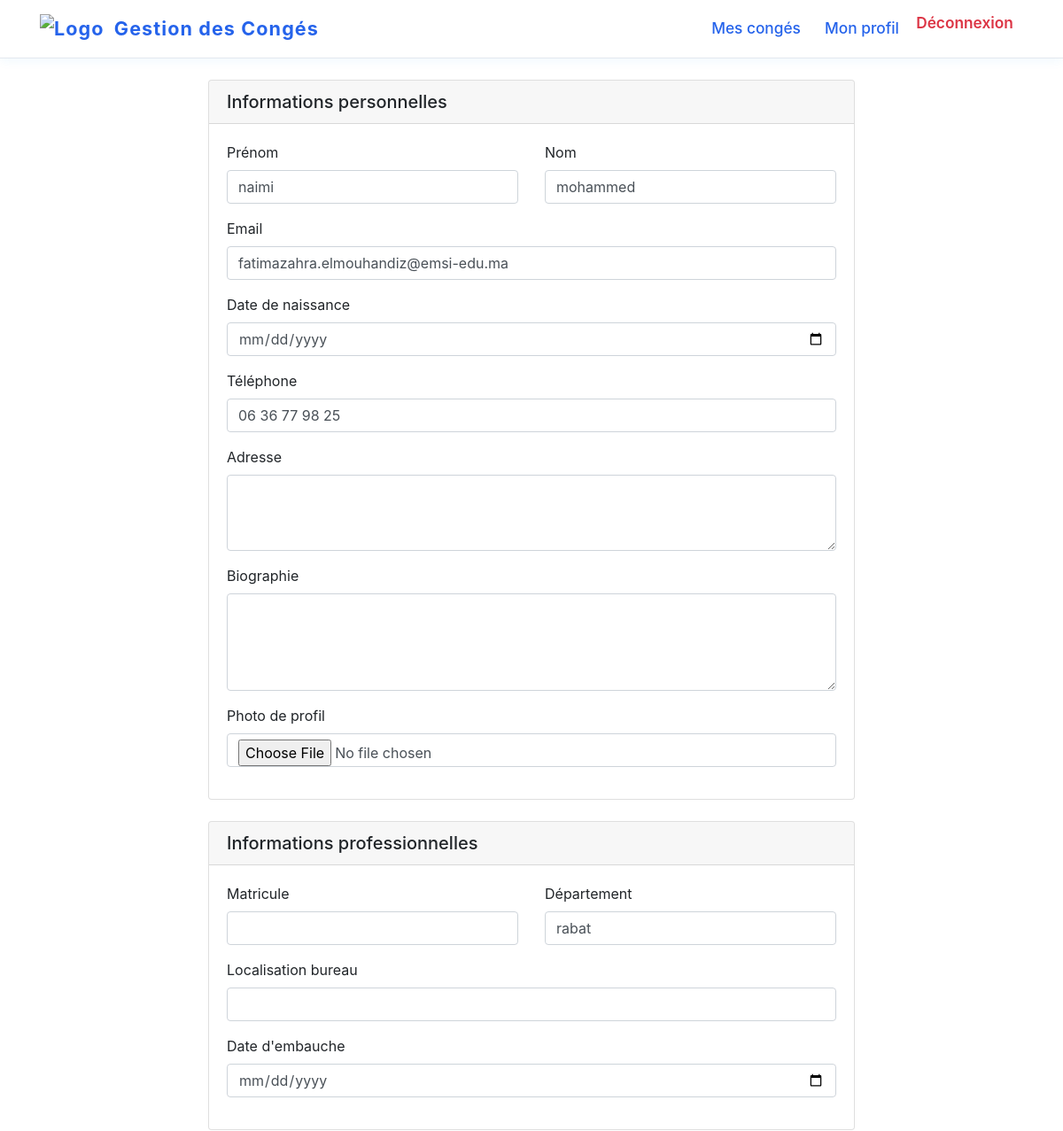
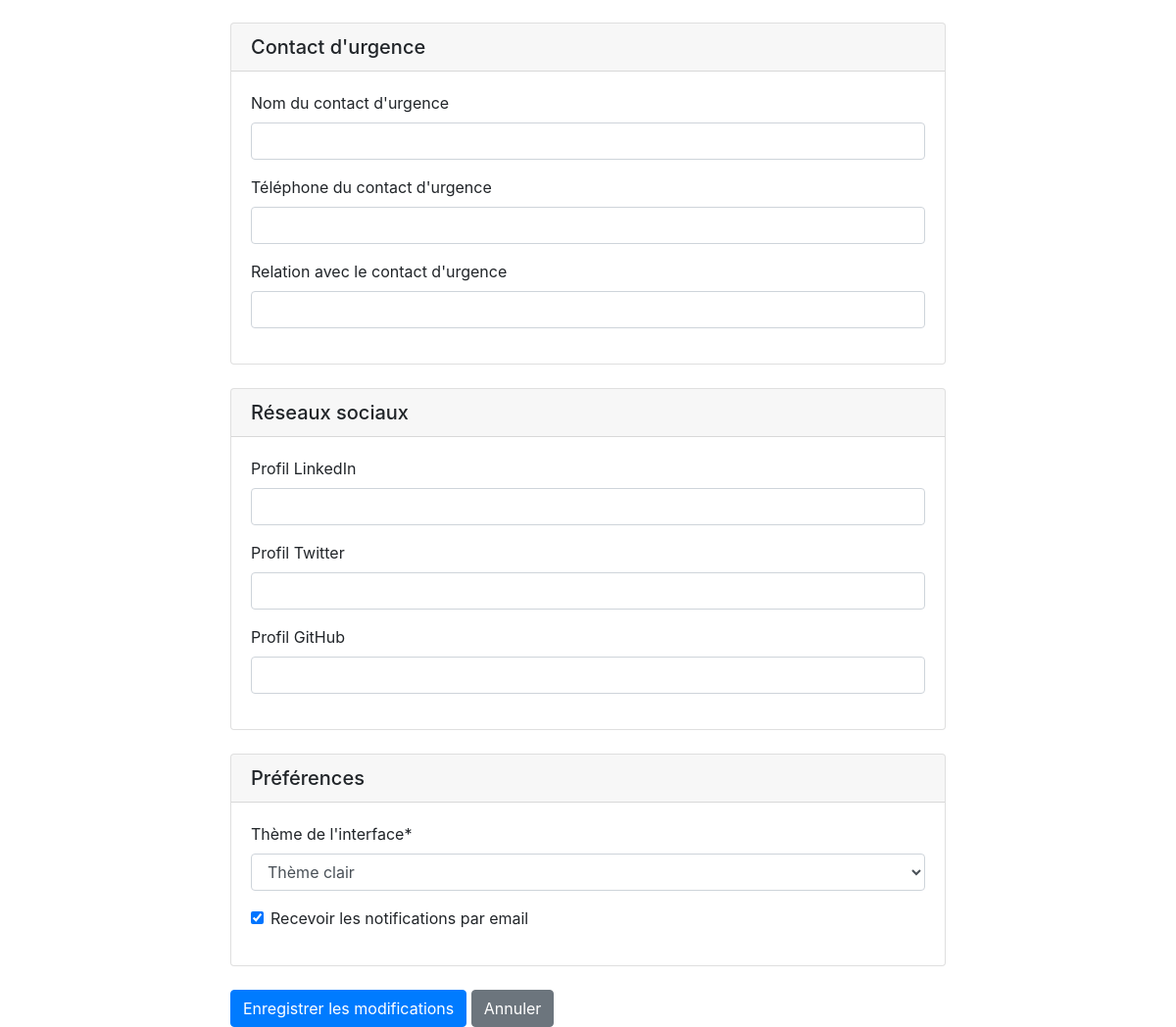
Page /profile/edit/ (signed in) on the committed database (2 pictures, top to bottom).
### accounts/models.py (models this page shows, shortened)
class User(AbstractUser):
    ROLE_CHOICES = (
        ('employee', 'Employé'),
        ('manager', 'Manager'),
        ('hr', 'Responsable RH'),
        ('admin', 'Administrateur'),
    )
    THEME_CHOICES = (
        ('light', 'Thème clair'),
        ('dark', 'Thème sombre'),
    )
    role = models.CharField(max_length=20, choices=ROLE_CHOICES, default='employee')
    department = models.CharField(max_length=100, blank=True)
    phone = models.CharField(max_length=15, blank=True)
    address = models.TextField(blank=True)
    profile_picture = models.ImageField(upload_to='profile_pics/', blank=True, null=True)
    bio = models.TextField(_('biographie'), blank=True)
    birth_date = models.DateField(_('date de naissance'), null=True, blank=True)
    linkedin = models.URLField(_('profil LinkedIn'), blank=True)
    twitter = models.URLField(_('profil Twitter'), blank=True)
    github = models.URLField(_('profil GitHub'), blank=True)
    emergency_contact_name = models.CharField(_('contact d\'urgence - nom'), max_length=100, blank=True)
    emergency_contact_phone = models.CharField(_('contact d\'urgence - téléphone'), max_length=15, blank=True)
    emergency_contact_relation = models.CharField(_('contact d\'urgence - relation'), max_length=50, blank=True)
    hire_date = models.DateField(_('date d\'embauche'), null=True, blank=True)
    employee_id = models.CharField(_('matricule'), max_length=20, blank=True)
    office_location = models.CharField(_('localisation bureau'), max_length=100, blank=True)
    theme = models.CharField(_('thème'), max_length=10, choices=THEME_CHOICES, default='light')
    email_notifications = models.BooleanField(_('notifications par email'), default=True)
    class Meta:
        verbose_name = _('utilisateur')
        verbose_name_plural = _('utilisateurs')

### accounts/views.py (the view)
# urls.py: path('profile/edit/', views.profile_edit, name='profile_edit'),
@login_required
def profile_edit(request):
    if request.method == 'POST':
        form = UserProfileForm(request.POST, request.FILES, instance=request.user)
        if form.is_valid():
            form.save()
            messages.success(request, _('Votre profil a été mis à jour avec succès.'))
            return redirect('accounts:profile')
    else:
        form = UserProfileForm(instance=request.user)
    return render(request, 'accounts/profile_edit.html', {
        'form': form
    })

### templates/accounts/profile_edit.html (shortened to what this page needs)
{% extends "base.html" %}
{% load crispy_forms_tags %}
{% block content %}
<div class="container mt-4">
    <div class="row justify-content-center">
        <div class="col-md-8">
            <form method="post" enctype="multipart/form-data">
                <div class="card mb-4">
                    <div class="card-header">
                        <h5 class="mb-0">
                             Informations personnelles
                        </h5>
                    </div>
                    <div class="card-body">
                        <div class="row">
                            <div class="col-md-6">
                                {{ form.first_name|as_crispy_field }}
                            </div>
                            <div class="col-md-6">
                                {{ form.last_name|as_crispy_field }}
                            </div>
                        </div>
                        {{ form.email|as_crispy_field }}
                        {{ form.birth_date|as_crispy_field }}
                        {{ form.phone|as_crispy_field }}
                        {{ form.address|as_crispy_field }}
                        {{ form.bio|as_crispy_field }}
                        {{ form.profile_picture|as_crispy_field }}
                    </div>
                </div>
                <div class="card mb-4">
                    <div class="card-header">
                        <h5 class="mb-0">
                             Informations professionnelles
                        </h5>
                    </div>
                    <div class="card-body">
                        <div class="row">
                            <div class="col-md-6">
                                {{ form.employee_id|as_crispy_field }}
                            </div>
                            <div class="col-md-6">
                                {{ form.department|as_crispy_field }}
                            </div>
                        </div>
                        {{ form.office_location|as_crispy_field }}
                        {{ form.hire_date|as_crispy_field }}
                    </div>
                </div>
                <div class="card mb-4">
                    <div class="card-header">
                        <h5 class="mb-0">
                             Contact d'urgence
                        </h5>
                    </div>
                    <div class="card-body">
                        {{ form.emergency_contact_name|as_crispy_field }}
                        {{ form.emergency_contact_phone|as_crispy_field }}
                        {{ form.emergency_contact_relation|as_crispy_field }}
                    </div>
                </div>
                <div class="card mb-4">
                    <div class="card-header">
                        <h5 class="mb-0">
                             Réseaux sociaux
                        </h5>
                    </div>
                    <div class="card-body">
                        {{ form.linkedin|as_crispy_field }}
                        {{ form.twitter|as_crispy_field }}
                        {{ form.github|as_crispy_field }}
                    </div>
                </div>
                <div class="card mb-4">
                    <div class="card-header">
                        <h5 class="mb-0">
                             Préférences
                        </h5>
                    </div>
                    <div class="card-body">
                        {{ form.theme|as_crispy_field }}
                        {{ form.email_notifications|as_crispy_field }}
                    </div>
                </div>
                <div class="d-grid gap-2">
                    <button type="submit" class="btn btn-primary">
                         Enregistrer les modifications
                    </button>
                    <a href="{% url 'accounts:profile' %}" class="btn btn-secondary">
                         Annuler
                    </a>
                </div>
            </form>
        </div>
    </div>
</div>
{% endblock %}

### rows in the picture
User: first_name "naimi", last_name "mohammed", email "fatimazahra.elmouhandiz@emsi-edu.ma", phone "06 36 77 98 25", department "rabat", theme "Thème clair", email_notifications "☑"
